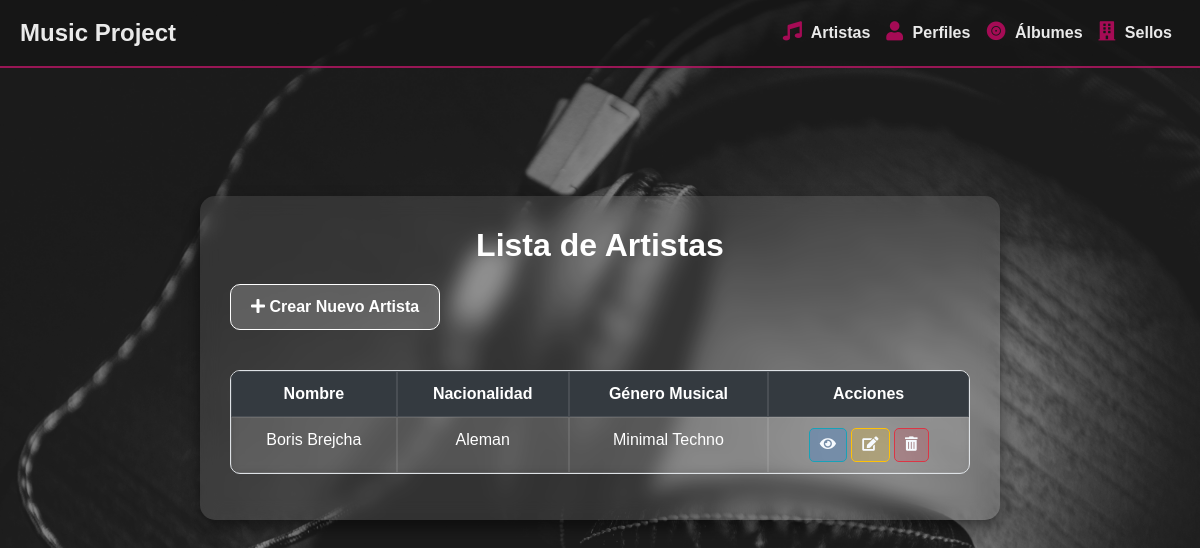
/, run on an earlier commit of the app's database.
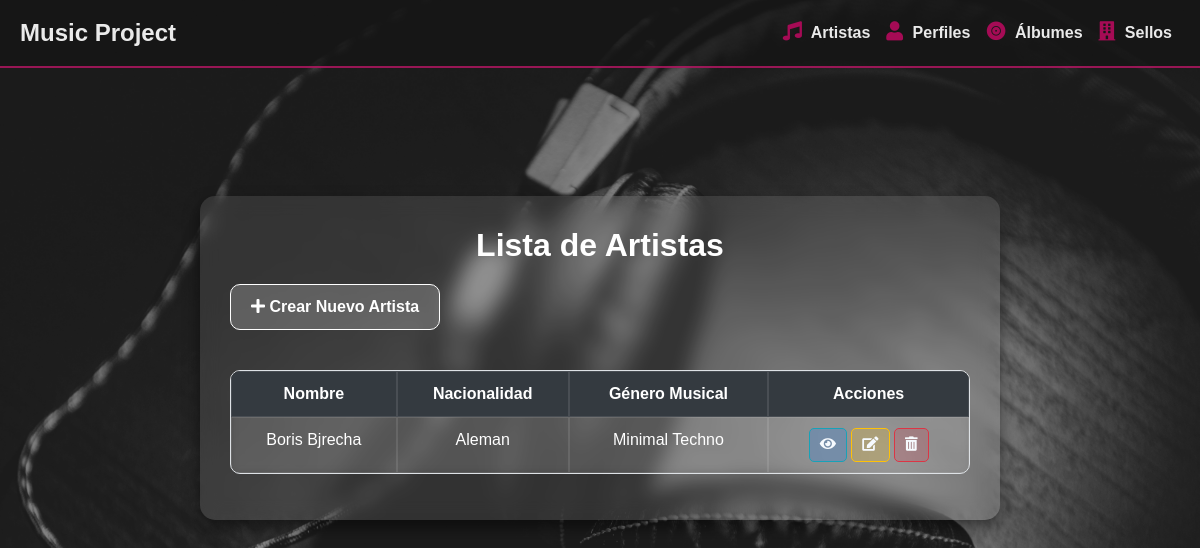
And on a later commit of the database.
### musica_app/models.py (models this page shows, shortened)
class Artista(models.Model):
    nombre = models.CharField(max_length=50)
    nacionalidad = models.CharField(max_length=50)
    genero_musical = models.CharField(max_length=50)
    perfil = models.OneToOneField(PerfilRedesSociales, on_delete=models.CASCADE)
    sello = models.ForeignKey(SelloDiscografico, on_delete=models.CASCADE)

### musica_app/views.py (the view)
# urls.py: path('', views.artista_index, name='home'),  # Redirige la raíz a la lista de artistas
def artista_index(request):
    artistas = Artista.objects.all()
    return render(request, 'musica_app/artista_index.html', {'artistas': artistas})

### musica_app/templates/musica_app/artista_index.html
{% extends "musica_app/base.html" %}
{% block content %}
<div class="artista-index">
    <div class="frosted-glass">
        <h1 class="text-center">Lista de Artistas</h1>
    <a href="{% url 'artista_create' %}" class="btn btn-create"><i class="fas fa-plus"></i> Crear Nuevo Artista</a>
    <table class="table table-bordered table-striped">
        <thead class="thead-dark">
            <tr>
                <th>Nombre</th>
                <th>Nacionalidad</th>
                <th>Género Musical</th>
                <th>Acciones</th>
            </tr>
        </thead>
        <tbody>
            {% for artista in artistas %}
            <tr>
                <td>{{ artista.nombre }}</td>
                <td>{{ artista.nacionalidad }}</td>
                <td>{{ artista.genero_musical }}</td>
                <td>
                    <a href="{% url 'artista_detail' artista.id %}" class="btn btn-info btn-sm"><i class="fas fa-eye"></i></a>
                    <a href="{% url 'artista_update' artista.id %}" class="btn btn-warning btn-sm"><i class="fas fa-edit"></i></a>
                    <a href="{% url 'artista_delete' artista.id %}" class="btn btn-danger btn-sm"><i class="fas fa-trash-alt"></i></a>
                </td>
            </tr>
            {% empty %}
            <tr>
                <td colspan="4" class="text-center">No hay artistas registrados.</td>
            </tr>
            {% endfor %}
        </tbody>
    </table>
    </div>
</div>
{% endblock %}

What changed in the data, as far as the page shows it:
changed Artista "Aleman": nombre "Boris Brejcha" → "Boris Bjrecha"
